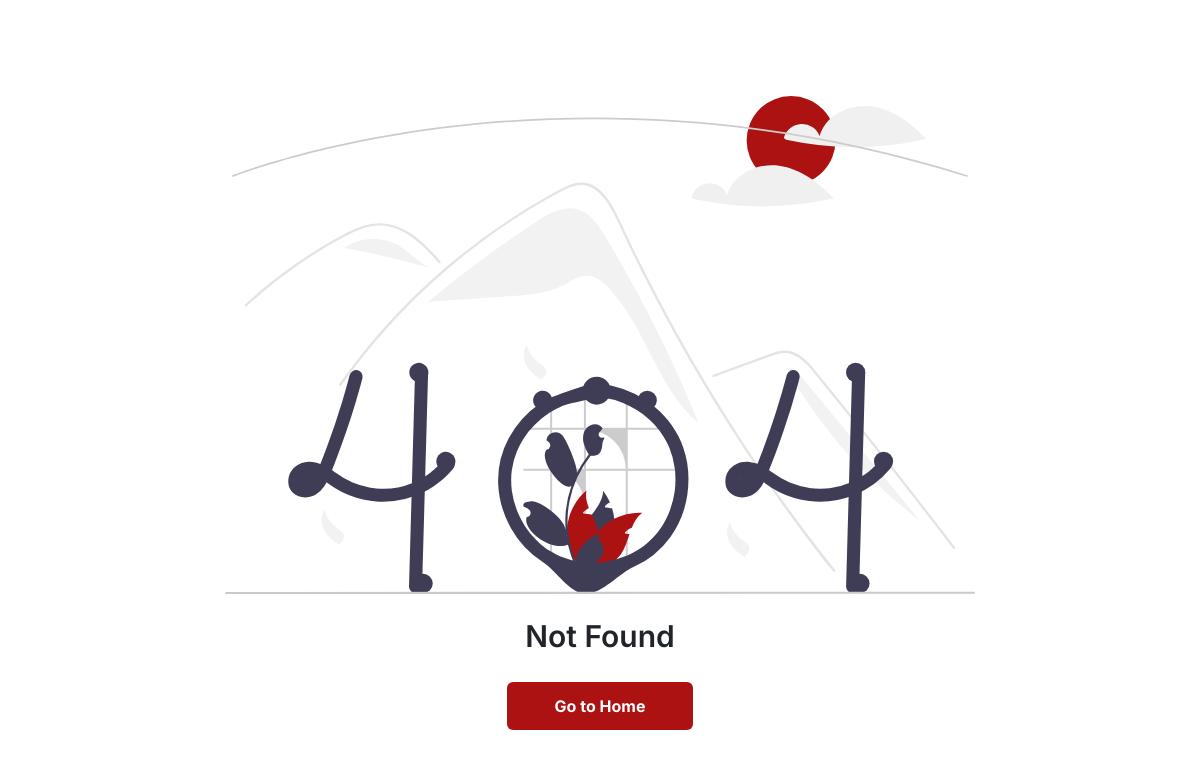
The page /adminColors.php (signed in) on the database as committed earlier.
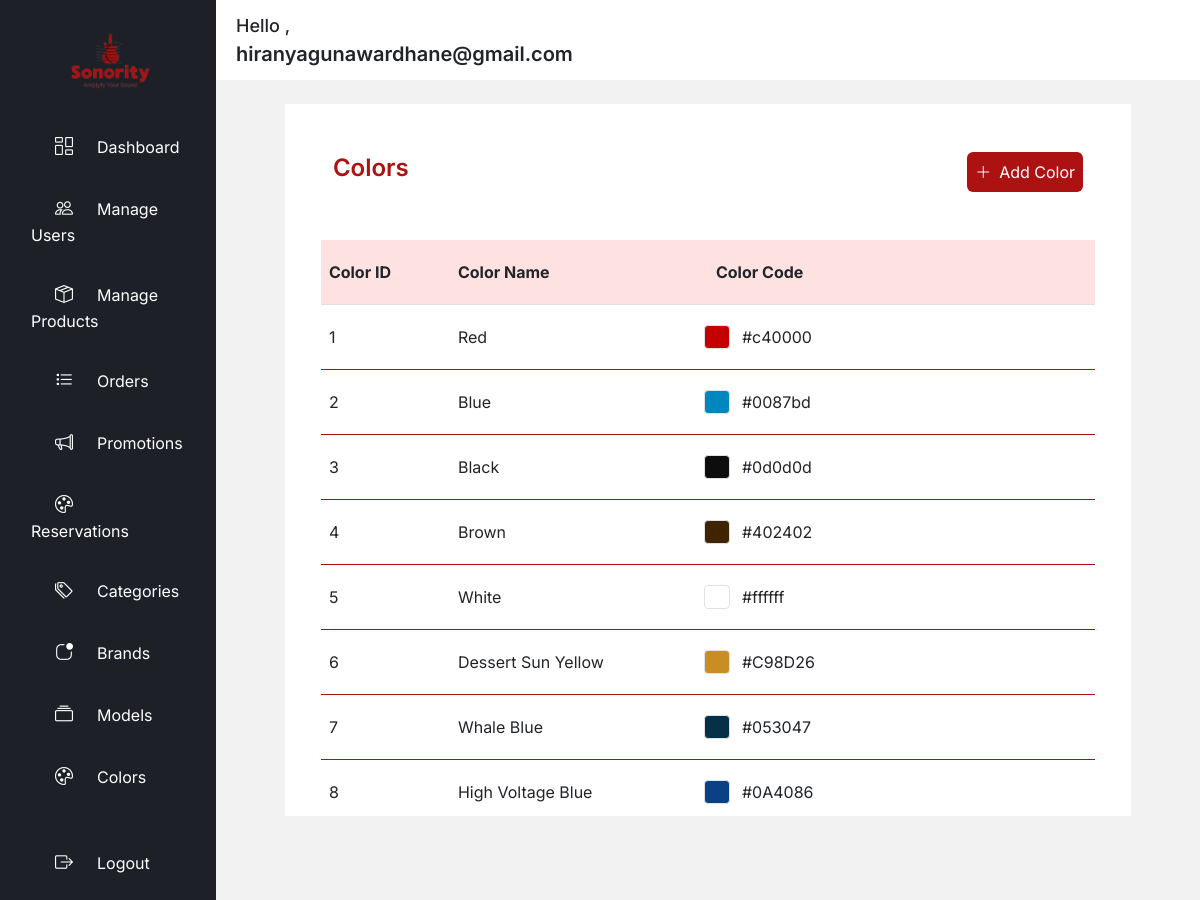
The same page on the database as committed later.
### tables this page shows
CREATE TABLE IF NOT EXISTS `color` (
  `id` int NOT NULL AUTO_INCREMENT,
  `color` varchar(20) DEFAULT NULL,
  `code` varchar(45) DEFAULT NULL,
  PRIMARY KEY (`id`)
);

### libs/connection.php (called while the page is built, shortened)
<?php
class Database
{
    public static $connection;
    public static function setUpConnection()
    {
        if (!isset(Database::$connection)) {
            Database::$connection = new mysqli("localhost", "root", "Hiru2005@", "sonority_music_shop", "3306");
        }
    }
    public static function search($q)
    {
        return Database::$connection->query($q);
    }
}

### adminColors.php (the view, shortened to what this page needs)
<?php
require_once "libs/connection.php";
$process = new Process();
$process->checkAdmin();
class Process
{
    public function checkAdmin()
    {
        if ($_SESSION["admin"]) {
            $email = $_SESSION["admin"]["email"];
            $admin = $this->getAdminByEmail($email);
            if ($admin) {
                $colors = $this->getAllColors();
                if (isset($_GET["id"])) {
                    $color_id = $_GET["id"];
                    $color = $this->geColorById($color_id);
                    if ($colors) {
                        SingleColors::generate($color);
                    }
                } else if (isset($_GET["name"])) {
                    SingleColors::generate();
                } else {
                    Color::generate($colors);
                }
            } else {
                include "404.php";
            }
        } else {
            include "App/views/notLogged_user_templete.php";
        }
    }
    private function getAllColors()
    {
        $result = $this->search("SELECT * FROM `color`");
        return $result->num_rows > 0 ? $result : null;
    }
    private function getAdminByEmail($email)
    {
        $result = $this->search("SELECT * FROM `admin` WHERE `email`='" . $email . "'");
        return $result->num_rows > 0 ? $result->fetch_assoc() : null;
    }
    private function search($q)
    {
        return Database::search($q);
    }
}
?>
<?php
class Color
{
    public static function generate($colors)
    {
?>
        <!DOCTYPE html>
        <html lang="en">
        <head>
            <link rel="stylesheet" href="assets/plugin/bootstrap/css/bootstrap.css">
            <link rel="stylesheet" href="assets/css/style.css">
            <script src="https://cdn.tailwindcss.com"></script>
            <link rel="stylesheet" href="https://cdn.jsdelivr.net/npm/bootstrap-icons@1.11.3/font/bootstrap-icons.min.css">
            <link rel="stylesheet" type="text/css" href="https://www.shieldui.com/shared/components/latest/css/light-bootstrap/all.min.css" />
        </head>
        <body class="bg-[#f2f2f2]">
            <div class="container-fluid vh-100">
                <div class="row">
                    <?php
                    include "App/includes/adminDshboardMenu.php";
                    ?>
                    <div class=" lg:w-[82%] h-[5rem] bg-white ">
                        <?php
                        include "App/includes/adminDashbordHeader.php";
                        AdminHeaderTemplete::generate();
                        ?>
                        <?php
                        Colors::generate($colors);
                        ?>
                    </div>
                </div>
            </div>
        </body>
        </html>
<?php
    }
}
?>
<?php
class Colors
{
    public static function generate($colors)
    {
?>
        <div class="row mt-4 orders" id="colors_area">
            <div class="w-[43%] bg-white pt-5 ps-5 pe-5 pb-5 ml-[7%]">
                <span class="mb-[35px] text-2xl text-[#AD1212] fw-semibold">Colors</span>
            </div>
            <div class="w-[43%] bg-white pt-5 ps-5 pe-5 pb-5  text-end" onclick="addCol();">
                <button class="bg-[#AD1212] text-white p-2 rounded "><i class="bi bi-plus-lg pe-2"></i>Add Color</button>
            </div>
            <div class="w-[86%] bg-white pb-5 pe-5 ps-5 ml-[7%]" style="overflow-y: scroll; height:36rem;">
                <div class="row">
                    <table class="table hover:cursor-pointer">
                        <thead class="bg-red-100 ">
                            <tr>
                                <th scope="col">Color ID</th>
                                <th scope="col">Color Name</th>
                                <th scope="col">Color Code</th>
                            </tr>
                        </thead>
                        <tbody class="">
                            <?php
                            while ($color = $colors->fetch_assoc()) {
                            ?>
                                <tr class="border-[#AD1212]" onclick="singleColor(<?php echo $color['id']; ?>);">
                                    <td class="col-2"><?php echo $color["id"]; ?></td>
                                    <td class="col-4"><?php echo $color["color"]; ?></td>
                                    <td class="col-6">
                                        <div class="row">
                                            <div class="w-[10px] col-3 rounded-1 border  bg-[<?php echo $color["code"]; ?>]"></div>
                                            <div class="col-4"><?php echo $color["code"]; ?> </div>
                                        </div>
                                    </td>
                                </tr>
                            <?php
                            }
                            ?>
                        </tbody>
                    </table>
                </div>
            </div>
        </div>
<?php
    }
}
?>

### 404.php (shortened to what this page needs)
<!DOCTYPE html>
<html lang="en">
<head>
    <link rel="stylesheet" href="assets/plugin/bootstrap/css/bootstrap.css">
    <link rel="stylesheet" href="assets/css/style.css">
    <script src="https://cdn.tailwindcss.com"></script>
    <link rel="stylesheet" href="https://cdn.jsdelivr.net/npm/bootstrap-icons@1.11.3/font/bootstrap-icons.min.css">
</head>
<body>
    <div class="container-fluid vh-100">
        <div class="row">
            <div class="col-12 my-5 pt-5">
                <div class="row">
                    <div class="flex items-center justify-center col-12">
                        <img src="assets/img/undraw_page_not_found_re_e9o6.svg" alt="loginImg" width="750px" height="750px">
                    </div>
                    <div class="flex items-center justify-center mt-4">
                        <span class="fw-semibold text-3xl">Not Found</span>
                    </div>
                    <div class="flex items-center justify-center mt-4">
                        <button onclick="window.location.href = 'index.php'" class="bg-[#AD1212] rounded px-5 py-[12px] mt-1 my-5 text-white font-bold">Go to Home</button>
                    </div>
                </div>
            </div>
        </div>
    </div>
</body>
</html>

### App/includes/adminDshboardMenu.php
<div class="lg:w-[18%] bg-[#1D2026] vh-100">
    <div class="row">
        <div class="col-8 offset-2">
            <div class="row">
                <img src="logo/logoo.png" alt="" width="100px" height="45px">
            </div>
        </div>
        <div class="col-10 offset-1 ">
            <div class="row">
                <div onclick="changeBgColor('adminDashboard');" id="adminDashboard" class="text-start  p-[13px] rounded-1 hover:cursor-pointer item">
                    <i class="bi bi-columns-gap mx-4 text-lg text-white"></i><span class="text-white">Dashboard</span>
                </div>
                <div onclick="changeBgColor('adminManageUsers');" id="adminManageUsers" class="text-start  mt-2 p-[13px] rounded-1 hover:cursor-pointer item">
                    <i class="bi bi-people mx-4 text-lg text-white"></i><span class="text-white">Manage Users</span>
                </div>
                <div onclick="changeBgColor('adminManageProducts');" id="adminManageProducts" class="text-start  mt-2 p-[13px] rounded-1 hover:cursor-pointer item">
                    <i class="bi bi-box-seam mx-4 text-lg text-white"></i><span class="text-white">Manage Products</span>
                </div>
                <div onclick="changeBgColor('adminOrders');" id="adminOrders" class="text-start  mt-2 p-[13px] rounded-1 hover:cursor-pointer item">
                    <i class="bi bi-list-task mx-4 text-lg text-white"></i><span class="text-white">Orders</span>
                </div>
                <div onclick="changeBgColor('adminPromotions');" id="adminPromotions" class="text-start  mt-2 p-[13px] rounded-1 hover:cursor-pointer item">
                    <i class="bi bi-megaphone mx-4 text-lg text-white"></i><span class="text-white">Promotions</span>
                </div>
                <div onclick="changeBgColor('adminReservations');" id="adminReservations" class="text-start  mt-2 p-[13px] rounded-1 hover:cursor-pointer item">
                    <i class="bi bi-palette mx-4 text-lg text-white"></i><span class="text-white">Reservations</span>
                </div>
                <div onclick="changeBgColor('adminCat');" id="adminCat" class="text-start  mt-2 p-[13px] rounded-1 hover:cursor-pointer item">
                    <i class="bi bi-tags mx-4 text-lg text-white"></i><span class="text-white">Categories</span>
                </div>
                <div onclick="changeBgColor('adminBrands');" id="adminBrands" class="text-start  mt-2 p-[13px] rounded-1 hover:cursor-pointer item">
                    <i class="bi bi-app-indicator mx-4 text-lg text-white"></i><span class="text-white">Brands</span>
                </div>
                <div onclick="changeBgColor('adminModels');" id="adminModels" class="text-start  mt-2 p-[13px] rounded-1 hover:cursor-pointer item">
                    <i class="bi bi-collection mx-4 text-lg text-white"></i><span class="text-white">Models</span>
                </div>
                <div onclick="changeBgColor('adminColors');" id="adminColors" class="text-start  mt-2 p-[13px] rounded-1 hover:cursor-pointer item">
                    <i class="bi bi-palette mx-4 text-lg text-white"></i><span class="text-white">Colors</span>
                </div>
            </div>
        </div>
        <div class="col-10 offset-1 mt-3">
            <div class="row">
                <div onclick="signout('admin');" class="text-start mt-3 p-[13px] rounded-1 hover:cursor-pointer">
                    <i class="bi bi-box-arrow-right mx-4 text-lg text-white"></i><span class="text-white">Logout</span>
                </div>
            </div>
        </div>
    </div>
</div>

### App/includes/adminDashbordHeader.php (shortened to what this page needs)
<?php
class AdminHeaderTemplete
{
    public static function generate()
    {
?>
        <div class="row">
            <div class=" h-[5rem] col-2 items-center pe-3 flex">
                <span class="ps-2 font-medium text-lg">Hello <?php echo $_SESSION["admin"]["name"]; ?>, <br><span class="text-xl fw-semibold"><?php echo $_SESSION["admin"]["email"]; ?></span></span>
            </div>
            <div class=" h-[5rem] col-2 offset-8 items-center pe-3 flex justify-end" onclick="profile();">
            </div>
        </div>
<?php
    }
}
?>

### assets/css/style.css (style rules this page uses)
* { font-family: "Inter", sans-serif; font-optical-sizing: auto; font-style: normal; font-variation-settings: "slnt" 0; }
body { margin: 0 !important; }
.table td, .table th { padding-top: 55px; padding-bottom: 55px; }

### adminColors.php (style rules this page uses)
.table td, .table th { padding-top: 20px; padding-bottom: 20px; }

Rows that differ between the two databases and show on the page:
now on this page (row unchanged): color: id "1", color "Red", code "#c40000"
now on this page (row unchanged): color: id "2", color "Blue", code "#0087bd"
now on this page (row unchanged): color: id "3", color "Black", code "#0d0d0d"
now on this page (row unchanged): color: id "4", color "Brown", code "#402402"
added color: id "5", color "White", code "#ffffff"
added color: id "6", color "Dessert Sun Yellow", code "#C98D26"
added color: id "7", color "Whale Blue", code "#053047"
added color: id "8", color "High Voltage Blue", code "#0A4086"
Other text that changed with them:
$_SESSION["admin"]["email"]: (not shown) → "hiranyagunawardhane@gmail.com"
text no longer shown: "Not Found Go to Home"
text now shown: "Dashboard Manage Users Manage Products Orders Promotions Reservations Categories Brands Models Colors Logout Hello , Colors Add Color Color ID Color Name Color Code"
